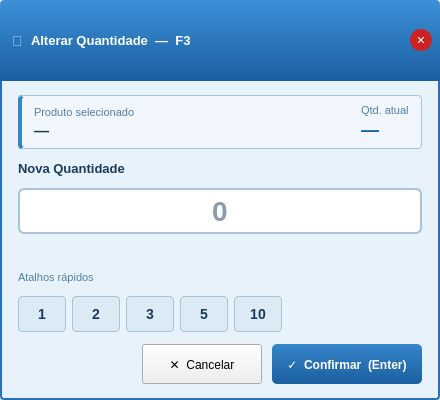
<?xml version="1.0" encoding="UTF-8"?>
<ui version="4.0">
 <class>ModalAlterarQuantidade</class>
 <widget class="QDialog" name="ModalAlterarQuantidade">
  <property name="geometry"><rect><x>0</x><y>0</y><width>440</width><height>400</height></rect></property>
  <property name="windowTitle"><string>CSPdv</string></property>
  <property name="modal"><bool>true</bool></property>
  <property name="styleSheet"><string notr="true">QDialog{background-color:#e8f2fa;font-family:Arial;}</string></property>
  <layout class="QVBoxLayout" name="mainVLayout">
   <property name="spacing"><number>0</number></property>
   <property name="leftMargin"><number>0</number></property>
   <property name="topMargin"><number>0</number></property>
   <property name="rightMargin"><number>0</number></property>
   <property name="bottomMargin"><number>0</number></property>
   <item>
    <widget class="QFrame" name="frameTitleBar">
     <property name="minimumHeight"><number>38</number></property>
     <property name="maximumHeight"><number>38</number></property>
     <property name="styleSheet">
      <string notr="true">QFrame#frameTitleBar{background:qlineargradient(x1:0,y1:0,x2:0,y2:1,stop:0 #3d90d8,stop:1 #1a5fa0);border-top-left-radius:4px;border-top-right-radius:4px;}</string>
     </property>
     <layout class="QHBoxLayout" name="titleHL">
      <property name="spacing"><number>8</number></property>
      <property name="leftMargin"><number>12</number></property>
      <property name="topMargin"><number>0</number></property>
      <property name="rightMargin"><number>8</number></property>
      <property name="bottomMargin"><number>0</number></property>
      <item><widget class="QLabel" name="lblTitleIcon"><property name="text"><string>&#128260;</string></property><property name="maximumWidth"><number>22</number></property><property name="styleSheet"><string notr="true">color:#a0d0f0;font-size:14px;</string></property></widget></item>
      <item><widget class="QLabel" name="lblTitulo"><property name="text"><string>Alterar Quantidade  —  F3</string></property><property name="styleSheet"><string notr="true">color:white;font-size:13px;font-weight:bold;</string></property></widget></item>
      <item><spacer name="titleSpacer"><property name="orientation"><enum>Qt::Horizontal</enum></property><property name="sizeHint" stdset="0"><size><width>20</width><height>10</height></size></property></spacer></item>
      <item>
       <widget class="QPushButton" name="btnFechar">
        <property name="text"><string>&#10005;</string></property>
        <property name="shortcut"><string>Escape</string></property>
        <property name="minimumSize"><size><width>22</width><height>22</height></size></property>
        <property name="maximumSize"><size><width>22</width><height>22</height></size></property>
        <property name="styleSheet"><string notr="true">QPushButton{background-color:#cc2222;border:none;border-radius:11px;color:white;font-size:11px;font-weight:bold;}QPushButton:hover{background-color:#e03030;}QPushButton:pressed{background-color:#aa1010;}</string></property>
       </widget>
      </item>
     </layout>
    </widget>
   </item>
   <item>
    <widget class="QFrame" name="frameConteudo">
     <property name="styleSheet">
      <string notr="true">QFrame#frameConteudo{background-color:#e8f2fa;border:2px solid #2a70b8;border-top:none;border-bottom-left-radius:4px;border-bottom-right-radius:4px;}</string>
     </property>
     <layout class="QVBoxLayout" name="conteudoVLayout">
      <property name="spacing"><number>12</number></property>
      <property name="leftMargin"><number>16</number></property>
      <property name="topMargin"><number>14</number></property>
      <property name="rightMargin"><number>16</number></property>
      <property name="bottomMargin"><number>14</number></property>

      <!-- Produto atual -->
      <item>
       <widget class="QFrame" name="frameProdutoAtual">
        <property name="styleSheet"><string notr="true">QFrame#frameProdutoAtual{background-color:#f0f6fc;border:1px solid #a8c4d8;border-left:4px solid #3585c8;border-radius:4px;}</string></property>
        <layout class="QHBoxLayout" name="produtoAtualHL">
         <property name="spacing"><number>12</number></property>
         <property name="leftMargin"><number>12</number></property>
         <property name="topMargin"><number>8</number></property>
         <property name="rightMargin"><number>12</number></property>
         <property name="bottomMargin"><number>8</number></property>
         <item>
          <layout class="QVBoxLayout"><property name="spacing"><number>2</number></property>
           <item><widget class="QLabel" name="lblProdLabel"><property name="text"><string>Produto selecionado</string></property><property name="styleSheet"><string notr="true">font-size:11px;color:#5580a0;</string></property></widget></item>
           <item><widget class="QLabel" name="lblProdDescricao"><property name="text"><string>—</string></property><property name="styleSheet"><string notr="true">font-size:15px;font-weight:bold;color:#1a3a5c;</string></property></widget></item>
          </layout>
         </item>
         <item><spacer><property name="orientation"><enum>Qt::Horizontal</enum></property><property name="sizeHint" stdset="0"><size><width>20</width><height>10</height></size></property></spacer></item>
         <item>
          <layout class="QVBoxLayout"><property name="spacing"><number>2</number></property>
           <item><widget class="QLabel" name="lblQtdAtualLabel"><property name="text"><string>Qtd. atual</string></property><property name="styleSheet"><string notr="true">font-size:11px;color:#5580a0;</string></property></widget></item>
           <item><widget class="QLabel" name="lblQtdAtualValor"><property name="text"><string>—</string></property><property name="styleSheet"><string notr="true">font-size:18px;font-weight:bold;color:#1a5fa0;</string></property></widget></item>
          </layout>
         </item>
        </layout>
       </widget>
      </item>

      <!-- Campo nova quantidade -->
      <item>
       <widget class="QLabel" name="lblNovaQtdLabel">
        <property name="text"><string>Nova Quantidade</string></property>
        <property name="styleSheet"><string notr="true">font-size:13px;font-weight:bold;color:#1a3a5c;</string></property>
       </widget>
      </item>
      <item>
       <widget class="QLineEdit" name="lineEditNovaQtd">
        <property name="minimumHeight"><number>56</number></property>
        <property name="alignment"><set>Qt::AlignCenter</set></property>
        <property name="placeholderText"><string>0</string></property>
        <property name="styleSheet"><string notr="true">QLineEdit{background-color:#ffffff;border:2px solid #a8c4d8;border-radius:6px;font-size:28px;font-weight:bold;color:#1a3a5c;padding:4px 12px;selection-background-color:#3585c8;selection-color:#ffffff;}QLineEdit:focus{border:2px solid #3585c8;background-color:#f8fcff;}</string></property>
       </widget>
      </item>

      <!-- Aviso de estoque -->
      <item>
       <widget class="QLabel" name="lblAvisoEstoque">
        <property name="text"><string></string></property>
        <property name="alignment"><set>Qt::AlignCenter</set></property>
        <property name="visible"><bool>false</bool></property>
        <property name="styleSheet"><string notr="true">font-size:11px;color:#cc6600;font-style:italic;</string></property>
       </widget>
      </item>

      <!-- Botões numéricos rápidos -->
      <item>
       <widget class="QLabel" name="lblAtalhoLabel"><property name="text"><string>Atalhos rápidos</string></property><property name="styleSheet"><string notr="true">font-size:11px;color:#5580a0;</string></property></widget>
      </item>
      <item>
       <layout class="QHBoxLayout" name="atalhoQtdHL"><property name="spacing"><number>6</number></property>
        <item><widget class="QPushButton" name="btnQtd1"><property name="text"><string>1</string></property><property name="minimumSize"><size><width>48</width><height>36</height></size></property><property name="styleSheet"><string notr="true">QPushButton{background-color:#dceaf4;border:1px solid #a8c4d8;border-radius:4px;font-size:14px;font-weight:bold;color:#1a3a5c;}QPushButton:hover{background-color:#c0d8ec;}QPushButton:pressed{background-color:#a8c4d8;}</string></property></widget></item>
        <item><widget class="QPushButton" name="btnQtd2"><property name="text"><string>2</string></property><property name="minimumSize"><size><width>48</width><height>36</height></size></property><property name="styleSheet"><string notr="true">QPushButton{background-color:#dceaf4;border:1px solid #a8c4d8;border-radius:4px;font-size:14px;font-weight:bold;color:#1a3a5c;}QPushButton:hover{background-color:#c0d8ec;}QPushButton:pressed{background-color:#a8c4d8;}</string></property></widget></item>
        <item><widget class="QPushButton" name="btnQtd3"><property name="text"><string>3</string></property><property name="minimumSize"><size><width>48</width><height>36</height></size></property><property name="styleSheet"><string notr="true">QPushButton{background-color:#dceaf4;border:1px solid #a8c4d8;border-radius:4px;font-size:14px;font-weight:bold;color:#1a3a5c;}QPushButton:hover{background-color:#c0d8ec;}QPushButton:pressed{background-color:#a8c4d8;}</string></property></widget></item>
        <item><widget class="QPushButton" name="btnQtd5"><property name="text"><string>5</string></property><property name="minimumSize"><size><width>48</width><height>36</height></size></property><property name="styleSheet"><string notr="true">QPushButton{background-color:#dceaf4;border:1px solid #a8c4d8;border-radius:4px;font-size:14px;font-weight:bold;color:#1a3a5c;}QPushButton:hover{background-color:#c0d8ec;}QPushButton:pressed{background-color:#a8c4d8;}</string></property></widget></item>
        <item><widget class="QPushButton" name="btnQtd10"><property name="text"><string>10</string></property><property name="minimumSize"><size><width>48</width><height>36</height></size></property><property name="styleSheet"><string notr="true">QPushButton{background-color:#dceaf4;border:1px solid #a8c4d8;border-radius:4px;font-size:14px;font-weight:bold;color:#1a3a5c;}QPushButton:hover{background-color:#c0d8ec;}QPushButton:pressed{background-color:#a8c4d8;}</string></property></widget></item>
        <item><spacer><property name="orientation"><enum>Qt::Horizontal</enum></property><property name="sizeHint" stdset="0"><size><width>20</width><height>10</height></size></property></spacer></item>
       </layout>
      </item>

      <!-- Botões -->
      <item>
       <layout class="QHBoxLayout" name="btnsHL"><property name="spacing"><number>10</number></property>
        <item><spacer><property name="orientation"><enum>Qt::Horizontal</enum></property><property name="sizeHint" stdset="0"><size><width>20</width><height>10</height></size></property></spacer></item>
                <item>
         <widget class="QPushButton" name="btnCancelar">
          <property name="text"><string>&#10005;  Cancelar</string></property>
          <property name="shortcut"><string>Escape</string></property>
          <property name="minimumSize"><size><width>120</width><height>40</height></size></property>
          <property name="styleSheet"><string notr="true">QPushButton{{background-color:#f0f0f0;color:#555;font-size:12px;font-weight:bold;border:1px solid #bbb;border-radius:5px;padding:5px 14px;}}QPushButton:hover{{background-color:#e0e0e0;}}QPushButton:pressed{{background-color:#ccc;}}</string></property>
         </widget>
        </item>
                <item>
         <widget class="QPushButton" name="btnConfirmar">
          <property name="text"><string>&#10003;  Confirmar  (Enter)</string></property>
          <property name="shortcut"><string>Return</string></property>
          <property name="default"><bool>true</bool></property>
          <property name="minimumSize"><size><width>150</width><height>40</height></size></property>
          <property name="styleSheet"><string notr="true">QPushButton{background:qlineargradient(x1:0,y1:0,x2:0,y2:1,stop:0 #3585c8,stop:1 #1a5fa0);color:white;font-size:12px;font-weight:bold;border:none;border-radius:5px;padding:5px 14px;}QPushButton:hover{background:#2a74b8;}QPushButton:pressed{background:#1a5fa0;}QPushButton:disabled{background:#9dbfda;color:#c0d8ec;}</string></property>
         </widget>
        </item>
       </layout>
      </item>

     </layout>
    </widget>
   </item>
  </layout>
 </widget>
 <resources/>
 <connections>
  <connection><sender>btnFechar</sender><signal>clicked()</signal><receiver>ModalAlterarQuantidade</receiver><slot>reject()</slot></connection>
 </connections>
</ui>
